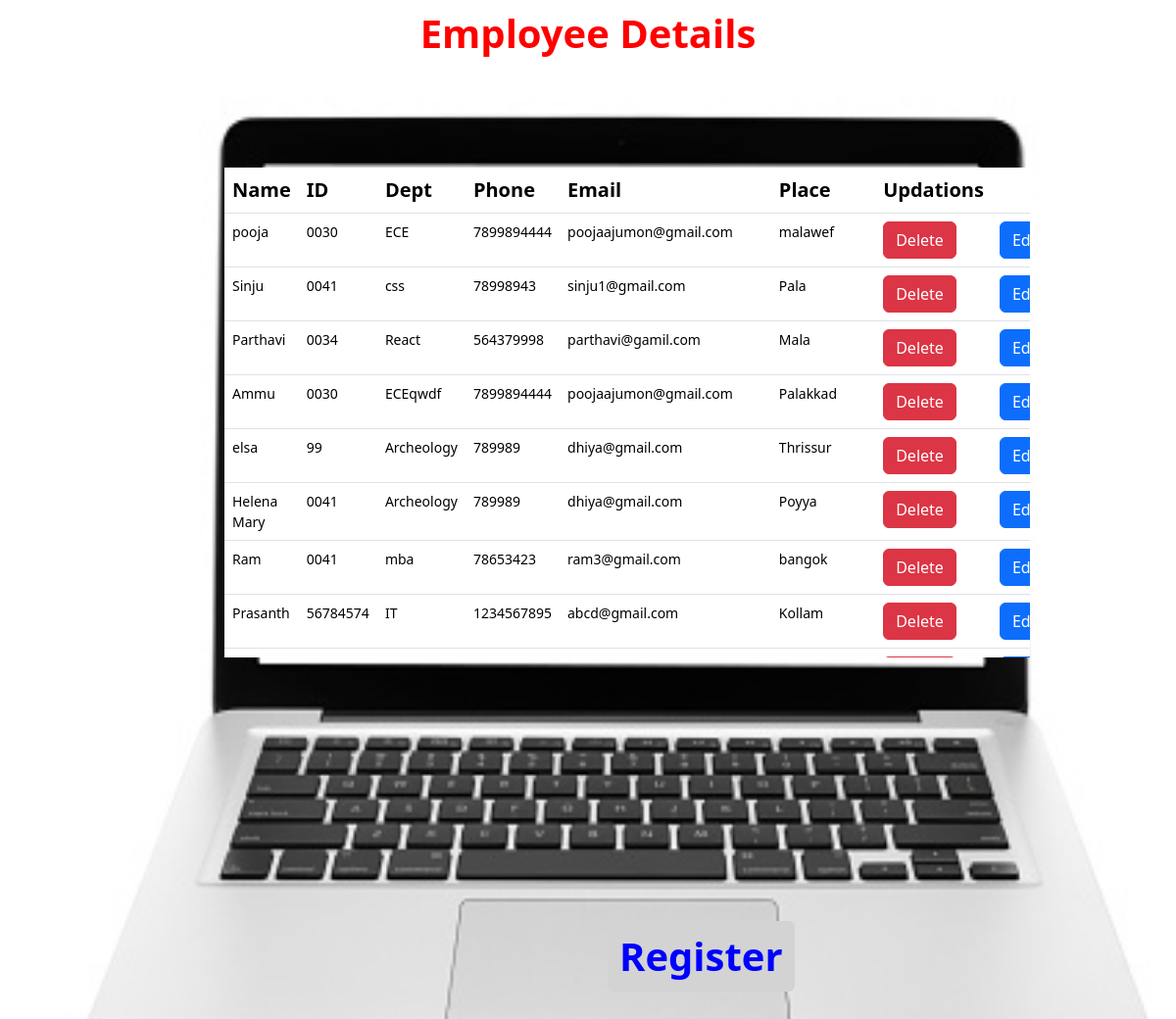
/index, run on the app's committed database.
### home/models.py (models this page shows)
class Employees(models.Model):
    name=models.CharField(max_length=100)
    ids=models.CharField(max_length=100)
    department=models.CharField(max_length=100)
    mobile=models.CharField(max_length=100)
    email=models.CharField(max_length=100)
    place=models.CharField(max_length=100)

### home/views.py (the view)
# urls.py: path('index',views.index),
def index(request):
    data={
   "emp":Employees.objects.all()
    }
    print(data)
    return render(request,'index.html',data)

### templates/index.html (shortened to what this page needs)
{% load static %}
<!DOCTYPE html>
<html lang="en">
<head>
    <link rel="stylesheet" href="{% static 'css/styles5.css' %}">
    <link href="https://cdn.jsdelivr.net/npm/bootstrap@5.3.2/dist/css/bootstrap.min.css" rel="stylesheet">
</head>
<body class="first">
    <div class="one">
        <h1 class="head">Employee Details</h1>
   <div class="table-div">
   <table class="table" >
      <thead>
        <tr>
          <th class="title-clr"  scope="col">Name</th>
          <th  class="title-clr" scope="col">ID</th>
          <th  class="title-clr" scope="col">Dept</th>
          <th  class="title-clr" scope="col">Phone </th>
          <th  class="title-clr" scope="col">Email</th>
          <th scope="col">Place</th>
          <th scope="col" >Updations</th>
          <th></th>
        </tr>
      </thead>
      <tbody>
        {% for d in emp %}
        <tr>
          <td scope="row">{{d.name}}</td>
          <td>{{d.ids}}</td>
          <td>{{d.department}}</td>
          <td>{{d.mobile}}</td>
          <td>{{d.email}}</td>
          <td>{{d.place}}</td>
          <td> <a href="delete/{{d.id}}" class="btn btn-danger">Delete</a></td>
          <td><a href="edit/{{d.id}}" class="btn btn-primary">Edit</a></td>
        </tr>
        {% endfor %}
      </tbody>
    </table>
  </div>
</div>
<a id="add" class="btn btn-light" href="about">Register</a>
</body>
</html>

### static/css/styles5.css (style rules this page uses)
.table { width: 700px; margin-bottom: 0px; height: 500px; font-size: 14px; }
.table-div { width: 822px; margin: auto; height: 500px; overflow-y: scroll; margin-bottom: 0px; position: relative; left: 40px; top: 105px; }
.title-clr { background-color: gray; }
.head { margin-top: 10px; text-align: center; color: red; font-weight: bold; }
#add { position: absolute; top: 940px; left: 620px; font-size: 40px; background-color: lightgrey; border: none; font-weight: bold; color: blue; }
.first { background-image: url(../images/lap1.jpg); background-repeat: no-repeat; background-size: 105% 100%; height: 1200px; }
.one { position: relative; height: 100%; }
th { font-size: 20px; }

### data on the page
Employees: name "pooja", ids "0030", department "ECE", mobile "7899894444", email "poojaajumon@gmail.com", place "malawef"
Employees: name "Sinju", ids "0041", department "css", mobile "78998943", email "sinju1@gmail.com", place "Pala"
Employees: name "Parthavi", ids "0034", department "React", mobile "564379998", email "parthavi@gamil.com", place "Mala"
Employees: name "Ammu", ids "0030", department "ECEqwdf", mobile "7899894444", email "poojaajumon@gmail.com", place "Palakkad"
Employees: name "elsa", ids "99", department "Archeology", mobile "789989", email "dhiya@gmail.com", place "Thrissur"
Employees: name "Helena Mary", ids "0041", department "Archeology", mobile "789989", email "dhiya@gmail.com", place "Poyya"
Employees: name "Ram", ids "0041", department "mba", mobile "78653423", email "ram3@gmail.com", place "bangok"
Employees: name "Prasanth", ids "56784574", department "IT", mobile "1234567895", email "abcd@gmail.com", place "Kollam"
